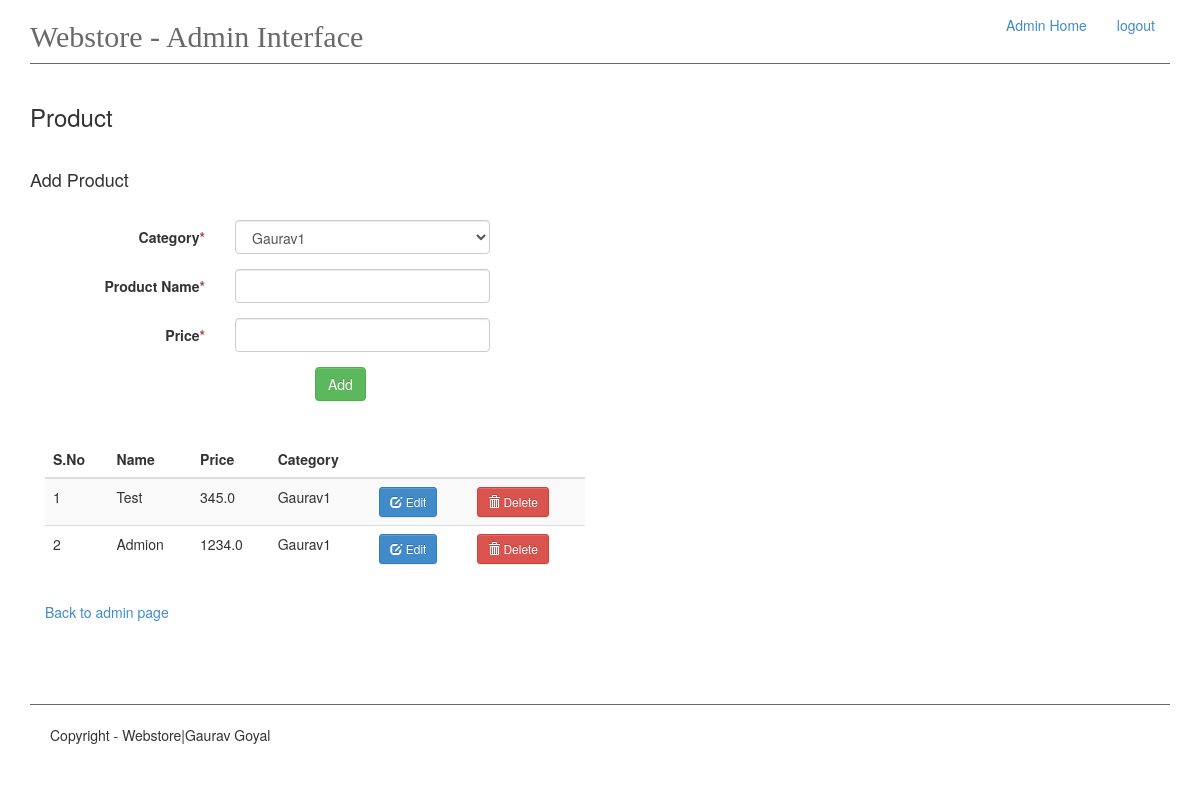
/admin/product/add (signed in), run on an earlier commit of the app's database.
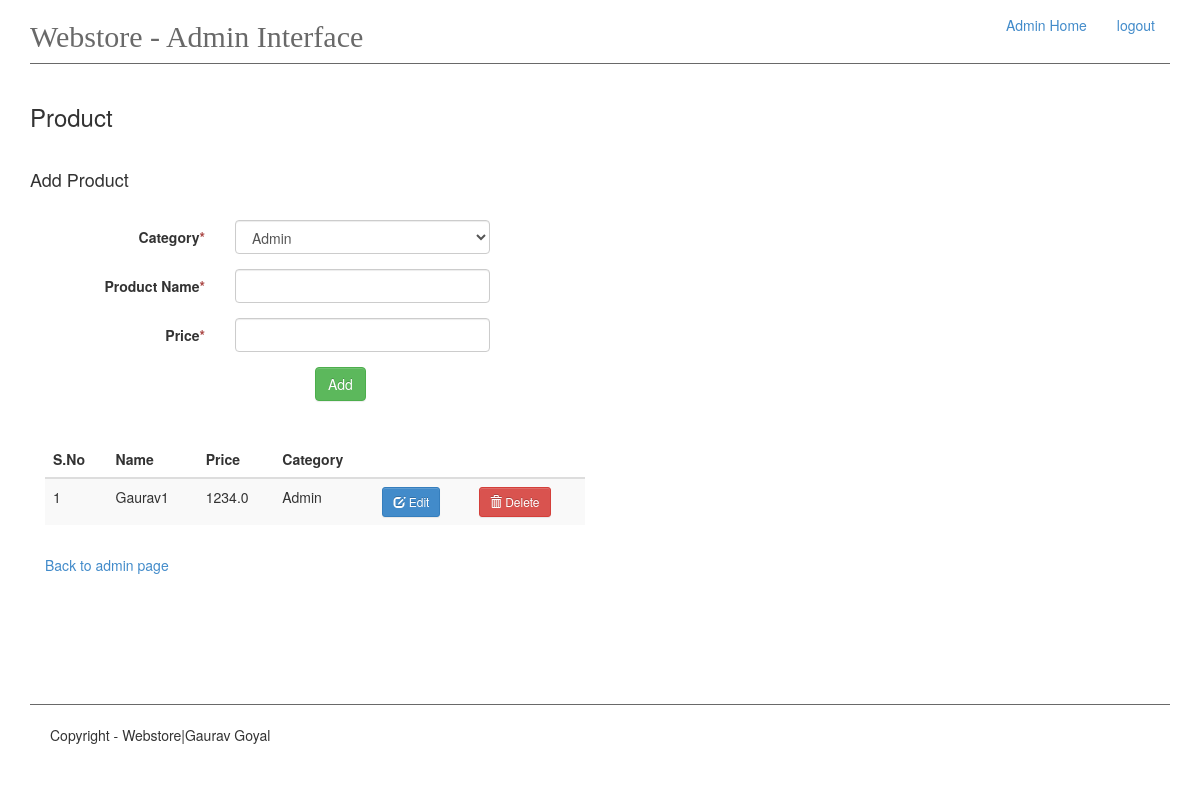
And on a later commit of the database.
### app/models.py (models this page shows, shortened)
class Product(db.Model):
    id = db.Column(db.Integer, primary_key=True)
    name = db.Column(db.String(50), unique=True, index=True)
    price = db.Column(db.Float, index=True)
    description = db.Column(db.String(400), index=True)
    category_id = db.Column(db.Integer, db.ForeignKey('category.id'))
    cart = db.relationship('Cart', backref='products', lazy='dynamic')

class Category(db.Model):
    id = db.Column(db.Integer, primary_key=True)
    name = db.Column(db.String(50), unique=True, index=True)
    products = db.relationship('Product', backref='category', lazy='dynamic')
    def __repr__(self):
        return self.name

### app/views.py (the view, shortened to what this page needs)
@app.route('/admin/product/add', methods=['GET', 'POST'])
@login_required
def add_product():
    form = ProductForm()
    product = Product.query.all()
    return render_template('admin-panel/product.html', form=form, product=product)

### app/forms.py
class ProductForm(Form):
    category = QuerySelectField(u'Category', query_factory=get_category)
    name = TextField('Product Name', validators=[Required('Product name is required.')])
    price = DecimalField('Price', validators=[Required('Price is required')])

### app/__init__.py (called while the page is built)
@admin_login.user_loader
def load_user(id):
    return Admin.query.get(int(id))

### app/forms.py (called while the page is built)
def get_category():
    return Category.query.all()

### app/templates/admin-panel/product.html (shortened to what this page needs)
{% extends 'admin-panel/admin.html' %}
{% block content %}
<h3>Product</h3>
   <br>
    <h4>Add Product</h4>
<br>
<form class="form-horizontal" method="post" enctype= "multipart/form-data">
                              {% for field in form if field.widget.input_type != 'hidden' %}
            <div class="col-md-12">
                <div class="form-group">
                    <label class="col-md-2 control-label">  {{ field.label }}<span class="text-danger">*</span></label>
                    <div class="col-md-3"> {{ field(class_='form-control') }}</div>
                    <div class="col-md-6">
                    </div>
                </div >
            </div>
        {% endfor %}
                            <div class="control-group">
                                <div class="controls col-md-offset-3">
                                    <input type="submit" class="btn btn-success" value="Add">
                                </div>
                            </div>
                        </form>
<br>
    <br>
<div class="col-md-6">
    <table class="table table-striped table-responsive col-md-6" id="cart_table">
                <thead>
                <tr>
                    <th>S.No</th>
                    <th>Name</th>
                    <th>Price</th>
                    <th>Category</th>
                    <th></th>
                    <th></th>
                </tr>
                </thead>
                <tbody>
                {% for item in product %}
                    <tr>
                        <td>{{ loop.index }}</td>
                        <td>{{ item.name }}</td>
                        <td>{{ item.price }}</td>
                        <td>{{ item.category }}</td>
                        <td>
                            <a href="{{ url_for('edit_product', pk=item.id)}}" class="btn btn-sm btn-primary">
                                <span class="glyphicon glyphicon-edit"></span> Edit</a>
                        </td>
                        <td>
                            <a href="{{ url_for('delete_product', pk=item.id) }}" class="btn btn-sm btn-danger">
                                <span class="glyphicon glyphicon-trash"></span>
                                Delete</a>
                        </td>
                    </tr>
                {% endfor %}
                </tbody>
            </table>
</div>
    <br>
<div class="col-md-12"><a href="{{ url_for('admin_base') }}">Back to admin page</a></div>
{% endblock %}

What changed in the data, as far as the page shows it:
removed Product: name "Admion", price "1234.0", category "Gaurav1"
changed Product "Gaurav1": name "Test" → "Gaurav1"; price "345.0" → "1234.0"; category "Gaurav1" → "Admin"
Also different on the page:
form field category: "Gaurav1" → "Admin"
